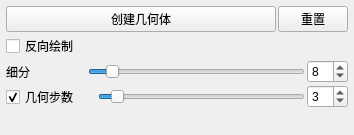
<?xml version="1.0" encoding="UTF-8"?>
<ui version="4.0">
 <class>Form</class>
 <widget class="QWidget" name="Form">
  <property name="geometry">
   <rect>
    <x>0</x>
    <y>0</y>
    <width>354</width>
    <height>135</height>
   </rect>
  </property>
  <property name="sizePolicy">
   <sizepolicy hsizetype="Preferred" vsizetype="Minimum">
    <horstretch>0</horstretch>
    <verstretch>0</verstretch>
   </sizepolicy>
  </property>
  <property name="minimumSize">
   <size>
    <width>0</width>
    <height>0</height>
   </size>
  </property>
  <property name="baseSize">
   <size>
    <width>0</width>
    <height>130</height>
   </size>
  </property>
  <property name="windowTitle">
   <string>窗体</string>
  </property>
  <layout class="QVBoxLayout" name="verticalLayout">
   <property name="spacing">
    <number>2</number>
   </property>
   <property name="leftMargin">
    <number>6</number>
   </property>
   <property name="topMargin">
    <number>6</number>
   </property>
   <property name="rightMargin">
    <number>6</number>
   </property>
   <property name="bottomMargin">
    <number>6</number>
   </property>
   <item>
    <layout class="QHBoxLayout" name="horizontalLayout_14">
     <property name="spacing">
      <number>2</number>
     </property>
     <property name="topMargin">
      <number>0</number>
     </property>
     <item>
      <widget class="QPushButton" name="circle_createGeometry">
       <property name="toolTip">
        <string>计算绘制的圆形并创建几何体。也可按Enter（回车）执行此操作。</string>
       </property>
       <property name="text"><string>创建几何体</string></property>
      </widget>
     </item>
     <item>
      <widget class="QPushButton" name="circle_reset">
       <property name="sizePolicy">
        <sizepolicy hsizetype="Fixed" vsizetype="Fixed">
         <horstretch>0</horstretch>
         <verstretch>0</verstretch>
        </sizepolicy>
       </property>
       <property name="maximumSize">
        <size>
         <width>70</width>
         <height>16777215</height>
        </size>
       </property>
       <property name="toolTip">
        <string>删除圆形并重置工具。</string>
       </property>
       <property name="text"><string>重置</string></property>
      </widget>
     </item>
    </layout>
   </item>
   <item>
    <widget class="QCheckBox" name="circle_invert">
     <property name="toolTip">
      <string>启用后，圆形从边界开始绘制，而不是从中心。</string>
     </property>
     <property name="text"><string>反向绘制</string></property>
    </widget>
   </item>
   <item>
    <layout class="QFormLayout" name="formLayout">
     <item row="0" column="0">
      <widget class="QLabel" name="label">
       <property name="sizePolicy">
        <sizepolicy hsizetype="Fixed" vsizetype="Preferred">
         <horstretch>0</horstretch>
         <verstretch>0</verstretch>
        </sizepolicy>
       </property>
       <property name="minimumSize">
        <size>
         <width>80</width>
         <height>0</height>
        </size>
       </property>
       <property name="text"><string>细分</string></property>
      </widget>
     </item>
     <item row="0" column="1">
      <layout class="QHBoxLayout" name="horizontalLayout_11">
       <property name="spacing">
        <number>2</number>
       </property>
       <item>
        <widget class="QSlider" name="circle_numDivisions">
         <property name="sizePolicy">
          <sizepolicy hsizetype="Minimum" vsizetype="Fixed">
           <horstretch>0</horstretch>
           <verstretch>0</verstretch>
          </sizepolicy>
         </property>
         <property name="toolTip">
          <string>设置径向分段数。也可在按住Ctrl键时用鼠标滚轮更改。</string>
         </property>
         <property name="minimum">
          <number>3</number>
         </property>
         <property name="maximum">
          <number>64</number>
         </property>
         <property name="value">
          <number>8</number>
         </property>
         <property name="orientation">
          <enum>Qt::Horizontal</enum>
         </property>
         <property name="linkWith" stdset="0">
          <string>circle_numDivisions_spin</string>
         </property>
        </widget>
       </item>
       <item>
        <widget class="QSpinBox" name="circle_numDivisions_spin">
         <property name="sizePolicy">
          <sizepolicy hsizetype="Fixed" vsizetype="Fixed">
           <horstretch>0</horstretch>
           <verstretch>0</verstretch>
          </sizepolicy>
         </property>
         <property name="minimumSize">
          <size>
           <width>40</width>
           <height>0</height>
          </size>
         </property>
         <property name="toolTip">
          <string>设置径向分段数。也可在按住Ctrl键时用鼠标滚轮更改。</string>
         </property>
         <property name="minimum">
          <number>3</number>
         </property>
         <property name="maximum">
          <number>64</number>
         </property>
         <property name="value">
          <number>8</number>
         </property>
         <property name="linkWith" stdset="0">
          <string>circle_numDivisions</string>
         </property>
         <property name="slave" stdset="0">
          <bool>true</bool>
         </property>
        </widget>
       </item>
      </layout>
     </item>
    </layout>
   </item>
   <item>
    <layout class="QFormLayout" name="formLayout_2">
     <item row="0" column="1">
      <layout class="QHBoxLayout" name="horizontalLayout_12">
       <property name="spacing">
        <number>2</number>
       </property>
       <item>
        <widget class="QSlider" name="circle_geoSteps">
         <property name="sizePolicy">
          <sizepolicy hsizetype="Minimum" vsizetype="Fixed">
           <horstretch>0</horstretch>
           <verstretch>0</verstretch>
          </sizepolicy>
         </property>
         <property name="toolTip">
          <string>设置圆形分段数。禁用此选项时不会创建面，结果几何体是沿圆周由边连接的一系列顶点。也可在按住Shift键时用鼠标滚轮更改。</string>
         </property>
         <property name="minimum">
          <number>1</number>
         </property>
         <property name="maximum">
          <number>32</number>
         </property>
         <property name="value">
          <number>3</number>
         </property>
         <property name="orientation">
          <enum>Qt::Horizontal</enum>
         </property>
         <property name="linkWith" stdset="0">
          <string>circle_geoSteps_spin</string>
         </property>
        </widget>
       </item>
       <item>
        <widget class="QSpinBox" name="circle_geoSteps_spin">
         <property name="sizePolicy">
          <sizepolicy hsizetype="Fixed" vsizetype="Fixed">
           <horstretch>0</horstretch>
           <verstretch>0</verstretch>
          </sizepolicy>
         </property>
         <property name="minimumSize">
          <size>
           <width>40</width>
           <height>0</height>
          </size>
         </property>
         <property name="toolTip">
          <string>设置圆形分段数。禁用此选项时不会创建面，结果几何体是沿圆周由边连接的一系列顶点。也可在按住Shift键时用鼠标滚轮更改。</string>
         </property>
         <property name="minimum">
          <number>1</number>
         </property>
         <property name="maximum">
          <number>32</number>
         </property>
         <property name="value">
          <number>3</number>
         </property>
         <property name="linkWith" stdset="0">
          <string>circle_geoSteps</string>
         </property>
         <property name="slave" stdset="0">
          <bool>true</bool>
         </property>
        </widget>
       </item>
      </layout>
     </item>
     <item row="0" column="0">
      <widget class="QCheckBox" name="circle_enableGeo">
       <property name="sizePolicy">
        <sizepolicy hsizetype="Fixed" vsizetype="Fixed">
         <horstretch>0</horstretch>
         <verstretch>0</verstretch>
        </sizepolicy>
       </property>
       <property name="minimumSize">
        <size>
         <width>90</width>
         <height>0</height>
        </size>
       </property>
       <property name="toolTip">
        <string>设置圆形分段数。禁用此选项时不会创建面，结果几何体是沿圆周由边连接的一系列顶点。也可在按住Shift键时用鼠标滚轮更改。</string>
       </property>
       <property name="text"><string>几何步数</string></property>
       <property name="checked">
        <bool>true</bool>
       </property>
      </widget>
     </item>
    </layout>
   </item>
   <item>
    <spacer name="verticalSpacer">
     <property name="orientation">
      <enum>Qt::Vertical</enum>
     </property>
     <property name="sizeHint" stdset="0">
      <size>
       <width>20</width>
       <height>5</height>
      </size>
     </property>
    </spacer>
   </item>
  </layout>
 </widget>
 <resources/>
 <connections/>
</ui>
